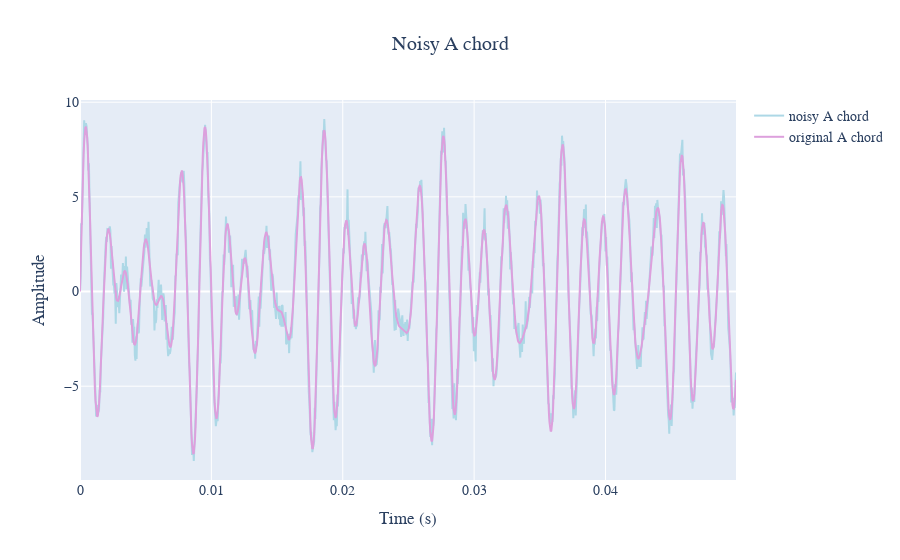

Notebook cell for this chart:
### Code cell
noise_level = 0.5
noisy_a_chord = a_chord + noise_level * np.random.randn(len(a_chord))
sr = 1/22050 #standard 44.1 kHz
fig = go.Figure()
fig.add_trace(go.Scatter(
    x=t[:len(t)//20],
    y=noisy_a_chord[:len(t)//20],
    mode='lines',
    name='noisy A chord',
    line=dict(color='LightBlue'), 
))
fig.add_trace(go.Scatter(
    
    x=t[:len(t)//20],
    y=a_chord[:len(t)//20],
    mode='lines',
    name='original A chord',
    line=dict(color='rgba(221, 160, 221, 1.0)'), 
))

fig.update_layout(
    title={
        'text':'Noisy A chord',
        'x': 0.5},
    xaxis_title='Time (s)',
    yaxis_title='Amplitude',
    font=dict(family="Arial", size=14)
)
fig.show()
ipd.Audio(data = noisy_a_chord, rate=1/sr)

### Figure 1 — Plotly figure (JSON) as saved in the notebook; plotly's stock layout.template omitted (floating-point values rounded to 4 significant figures; data arrays with more than 128 entries replaced by an {"elided": "..."} marker saying what was removed)
{"data": [{"line": {"color": "LightBlue"}, "mode": "lines", "name": "noisy A chord", "type": "scatter", "x": {"elided": "1102 float values"}, "y": {"elided": "1102 float values"}}, {"line": {"color": "rgba(221, 160, 221, 1.0)"}, "mode": "lines", "name": "original A chord", "type": "scatter", "x": {"elided": "1102 float values"}, "y": {"elided": "1102 float values"}}], "layout": {"font": {"family": "Arial", "size": 14}, "title": {"text": "Noisy A chord", "x": 0.5}, "xaxis": {"title": {"text": "Time (s)"}}, "yaxis": {"title": {"text": "Amplitude"}}}}
